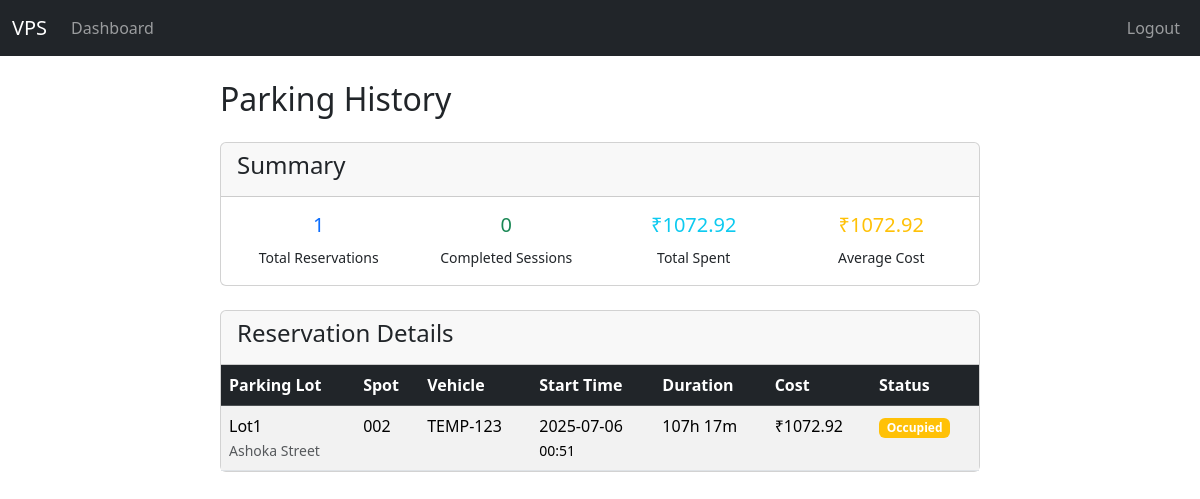
The page /user/history (signed in) on the database its author committed.
### models/models.py (models this page shows, shortened)
class ParkingSpot(Base):
    __tablename__ = "parking_spots"
    id = Column(Integer, primary_key=True)
    spot_number = Column(String, nullable=False)
    status = Column(PgEnum(SpotStatus), default=SpotStatus.AVAILABLE, nullable=False)
    parking_lot_id = Column(Integer, ForeignKey("parking_lots.id"), nullable=False)
    parking_lot = relationship("ParkingLot", back_populates="spots")
    reservations = relationship(
        "Reservation", back_populates="parking_spot", cascade="all, delete-orphan"
    )

class ParkingLot(Base):
    __tablename__ = "parking_lots"
    id = Column(Integer, primary_key=True)
    name = Column(String, nullable=False)
    address_line_1 = Column(String, nullable=False)
    address_line_2 = Column(String)
    address_line_3 = Column(String)
    pin_code = Column(String(10), nullable=False)
    price_per_hour = Column(Numeric(10, 2), nullable=False)
    number_of_spots = Column(Integer, nullable=False)
    spots = relationship(
        "ParkingSpot", back_populates="parking_lot", cascade="all, delete-orphan"
    )

class Reservation(Base):
    __tablename__ = "reservations"
    id = Column(Integer, primary_key=True)
    user_id = Column(Integer, ForeignKey("users.id"), nullable=False)
    parking_spot_id = Column(Integer, ForeignKey("parking_spots.id"), nullable=False)
    vehicle_number = Column(String, nullable=False)
    start_time = Column(DateTime, default=datetime.utcnow, nullable=False)
    occupy_time = Column(DateTime, nullable=True)
    end_time = Column(DateTime, nullable=True)
    user = relationship("User", back_populates="reservations")
    parking_spot = relationship("ParkingSpot", back_populates="reservations")

### app.py (the view)
@app.route("/user/history")
@login_required
@role_required("user")
def parking_history():
    with SessionLocal() as db:
        all_reservations = (
            db.query(Reservation)
            .filter_by(user_id=session["user_id"])
            .options(
                selectinload(Reservation.parking_spot)
                .selectinload(ParkingSpot.parking_lot)
            )
            .order_by(Reservation.start_time.desc())
            .all()
        )
        history_data = []
        total_spent = 0
        for reservation in all_reservations:
            reservation_details = get_reservation_details(reservation)
            history_data.append(reservation_details)
            total_spent += reservation_details['cost']
        summary_statistics = {
            'total_reservations': len(all_reservations),
            'completed_reservations': len([r for r in all_reservations if r.end_time]),
            'total_spent': round(total_spent, 2),
            'average_cost': round(
                total_spent / max(1, len([r for r in all_reservations if r.end_time])), 2
            )
        }
        return render_template("user/history.html",
                             history_data=history_data,
                             summary=summary_statistics)

### app.py (called while the page is built)
def calculate_cost(reservation):
    if not reservation.end_time:
        current_time = datetime.now()
    else:
        current_time = reservation.end_time
    session_duration = current_time - reservation.start_time
    total_hours = max(1, session_duration.total_seconds() / 3600)
    hourly_rate = float(reservation.parking_spot.parking_lot.price_per_hour)
    total_fee = round(total_hours * hourly_rate, 2)
    return total_fee

def format_duration(start_time, end_time=None):
    if not end_time:
        end_time = datetime.now()
    duration = end_time - start_time
    total_minutes = int(duration.total_seconds() / 60)
    if total_minutes > 0:
        hours = total_minutes // 60
        minutes = total_minutes % 60
        return f"{hours}h {minutes}m"
    else:
        return "0h 0m"

def login_required(view_function):
    @wraps(view_function)
    def authentication_wrapper(*args, **kwargs):
        if "user_id" not in session:
            flash("Authentication required. Please log in to continue.")
            return redirect(url_for("login"))
        return view_function(*args, **kwargs)
    return authentication_wrapper

def role_required(required_role):
    def role_decorator(view_function):
        @wraps(view_function)
        def role_wrapper(*args, **kwargs):
            if session.get("role") != required_role:
                flash("Access denied. Insufficient privileges.")
                return redirect(url_for("login"))
            return view_function(*args, **kwargs)
        return role_wrapper
    return role_decorator

### templates/user/history.html (shortened to what this page needs)
{% extends 'base.html' %}
{% block content %}
<h2 class="mb-4">Parking History</h2>
<div class="card mb-4">
    <div class="card-header">
        <h4>Summary</h4>
    </div>
    <div class="card-body">
        <div class="row">
            <div class="col-12 col-md-3">
                <div class="text-center">
                    <h5 class="text-primary">{{ summary.total_reservations }}</h5>
                    <small>Total Reservations</small>
                </div>
            </div>
            <div class="col-12 col-md-3">
                <div class="text-center">
                    <h5 class="text-success">{{ summary.completed_reservations }}</h5>
                    <small>Completed Sessions</small>
                </div>
            </div>
            <div class="col-12 col-md-3">
                <div class="text-center">
                    <h5 class="text-info">₹{{ "%.2f"|format(summary.total_spent) }}</h5>
                    <small>Total Spent</small>
                </div>
            </div>
            <div class="col-12 col-md-3">
                <div class="text-center">
                    <h5 class="text-warning">₹{{ "%.2f"|format(summary.average_cost) }}</h5>
                    <small>Average Cost</small>
                </div>
            </div>
        </div>
    </div>
</div>
{% if history_data %}
<div class="card">
    <div class="card-header">
        <h4>Reservation Details</h4>
    </div>
    <div class="card-body p-0">
        <div class="table-responsive">
            <table class="table table-striped mb-0">
                <thead class="table-dark">
                    <tr>
                        <th>Parking Lot</th>
                        <th>Spot</th>
                        <th>Vehicle</th>
                        <th>Start Time</th>
                        <th>Duration</th>
                        <th>Cost</th>
                        <th>Status</th>
                    </tr>
                </thead>
                <tbody>
                    {% for item in history_data %}
                    <tr>
                        <td>
                            {{ item.reservation.parking_spot.parking_lot.name }}<br>
                            <small class="text-muted">{{ item.reservation.parking_spot.parking_lot.address_line_1 }}</small>
                        </td>
                        <td>{{ item.reservation.parking_spot.spot_number }}</td>
                        <td>{{ item.reservation.vehicle_number }}</td>
                        <td>
                            {{ item.reservation.start_time.strftime('%Y-%m-%d') }}<br>
                            <small>{{ item.reservation.start_time.strftime('%H:%M') }}</small>
                        </td>
                        <td>{{ item.duration_formatted }}</td>
                        <td>
                            {% if item.cost > 0 %}
                                ₹{{ "%.2f"|format(item.cost) }}
                            {% else %}
                                -
                            {% endif %}
                        </td>
                        <td>
                            {% if item.status == 'Completed' %}
                                <span class="badge bg-success">{{ item.status }}</span>
                            {% elif item.status == 'Occupied' %}
                                <span class="badge bg-warning">{{ item.status }}</span>
                            {% else %}
                                <span class="badge bg-primary">{{ item.status }}</span>
                            {% endif %}
                        </td>
                    </tr>
                    {% endfor %}
                </tbody>
            </table>
        </div>
    </div>
</div>
{% endif %}
{% endblock %}

### templates/base.html (style rules this page uses)
.card, form { max-width: 100%; }

### rows shown on the page
ParkingSpot: reservation.parking_spot.parking_lot.name "Lot1", reservation.parking_spot.parking_lot.address_line_1 "Ashoka Street", reservation.parking_spot.spot_number "002", reservation.vehicle_number "TEMP-123", reservation.start_time "2025-07-06", reservation.start_time "00:51", duration_formatted "107h 17m", cost "1072.92", status "Occupied"

### other values the page prints
{{ summary.total_reservations }} "1"
{{ summary.completed_reservations }} "0"
{{ "%.2f"|format(summary.total_spent) }} "1072.92"
{{ "%.2f"|format(summary.average_cost) }} "1072.92"
